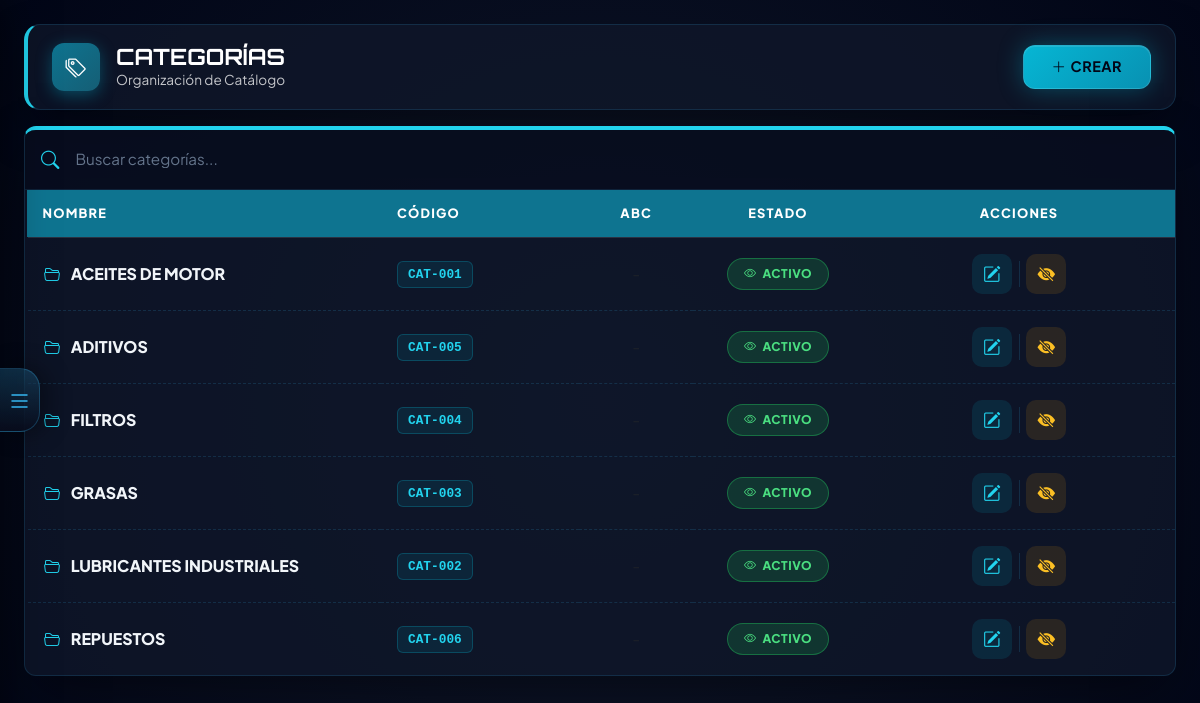
Page /modules/categorias.php (signed in) on the earlier database version.
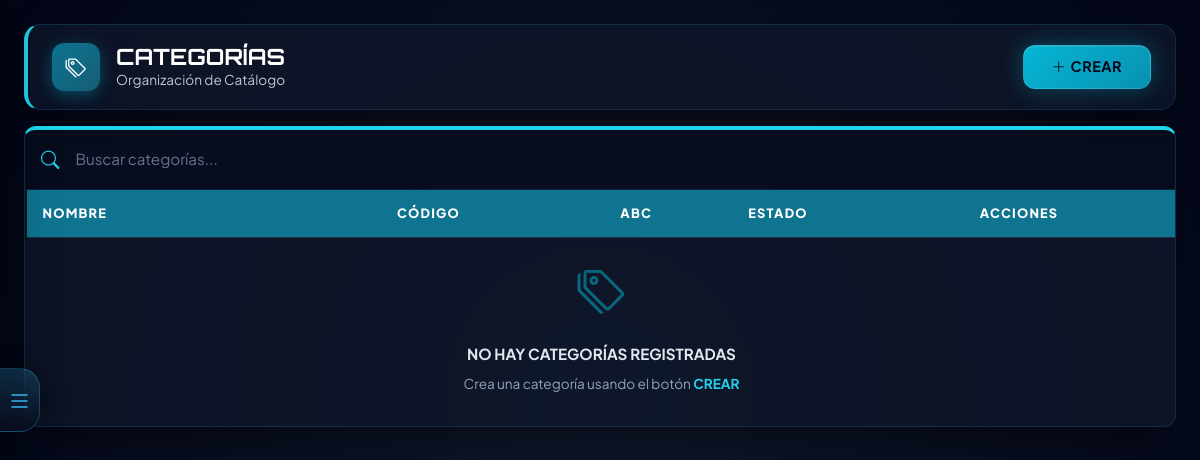
Same page on the later database version.
### tables this page shows
CREATE TABLE `categorias` (
  `id_categoria` int(11) NOT NULL AUTO_INCREMENT,
  `codigo` varchar(20) DEFAULT NULL,
  `nombre` varchar(100) NOT NULL,
  `descripcion` text DEFAULT NULL,
  `parent_id` int(11) DEFAULT NULL,
  `nivel` int(11) DEFAULT 0,
  `ruta` varchar(500) DEFAULT NULL,
  `sku_prefix` varchar(20) DEFAULT NULL,
  `atributos` longtext DEFAULT NULL CHECK (json_valid(`atributos`)),
  `clasificacion_abc` char(1) DEFAULT NULL,
  `cuenta_compra` varchar(20) DEFAULT NULL,
  `cuenta_venta` varchar(20) DEFAULT NULL,
  `iva_porcentaje` decimal(5,2) DEFAULT 0.00,
  `tipo_manejo` varchar(20) DEFAULT 'normal',
  `ubicacion_defecto` varchar(50) DEFAULT NULL,
  `status` enum('Activo','Inactivo') NOT NULL DEFAULT 'Activo',
  PRIMARY KEY (`id_categoria`)
);

### includes/Database.php (called while the page is built, shortened)
<?php
class Database
{
    private static ?self $instance = null;
    private ?mysqli $conn = null;
    public static function getInstance(): self
    {
        if (self::$instance === null) {
            self::$instance = new self();
        }
        return self::$instance;
    }
    public function connect(string $host, string $user, string $pass, string $db): void
    {
        $this->conn = new mysqli($host, $user, $pass, $db);
        $this->conn->set_charset('utf8mb4');
        $this->conn->autocommit(true);
    }
    public function execute(string $sql, array $params = []): mysqli_stmt
    {
        $stmt = $this->conn->prepare($sql);
        if (!empty($params)) {
            $types = '';
            $bindValues = [];
            foreach ($params as $p) {
                if (is_int($p)) {
                    $types .= 'i';
                } elseif (is_float($p)) {
                    $types .= 'd';
                } elseif (is_null($p)) {
                    $types .= 's';
                    $p = null;
                } else {
                    $types .= 's';
                }
                $bindValues[] = $p;
            }
            if (!empty($bindValues)) {
                $stmt->bind_param($types, ...$bindValues);
            }
        }
        if (!$stmt->execute()) {
            throw new RuntimeException('Error ejecutando consulta: ' . $stmt->error);
        }
        return $stmt;
    }
    public function fetchAll(string $sql, array $params = []): array
    {
        $stmt = $this->execute($sql, $params);
        $result = $stmt->get_result();
        $rows = $result->fetch_all(MYSQLI_ASSOC);
        return $rows;
    }
}

### modules/categorias.php (the view, shortened to what this page needs)
<?php
$db = Database::getInstance();
$categorias = $db->fetchAll("SELECT * FROM categorias ORDER BY nombre ASC");
?>
<!DOCTYPE html>
<html lang="es">
<head>
    <?php include '../includes/diseno.php'; ?>
</head>
<body>
    <?php include '../includes/sidebar.php'; ?>
    <div class="main-wrapper" id="mainWrapper">
        <div class="container-fluid px-4 py-4">
            <div class="card-jv d-flex justify-content-between align-items-center flex-wrap gap-2 mb-3" style="padding: 18px 24px; border-left: 4px solid #22d3ee;">
                <div class="d-flex align-items-center gap-3">
                    <div style="width: 48px; height: 48px; border-radius: 12px; background: linear-gradient(135deg, #0e7490, #155e75); display: flex; align-items: center; justify-content: center; box-shadow: 0 4px 16px rgba(6, 182, 212, 0.35);">
                        <i class="bi bi-tags text-white" style="font-size: 1.3rem;"></i>
                    </div>
                    <div>
                        <h1 class="font-brand fw-bold m-0 text-white" style="font-size: 1.4rem;">CATEGORÍAS</h1>
                        <p class="m-0 text-white opacity-75" style="font-size: 0.85rem;">Organización de Catálogo</p>
                    </div>
                </div>
                <div class="d-flex gap-2">
                    <button class="btn-jv-primary pulse-jv" onclick="nuevaCat()" style="padding: 10px 28px; font-size: 0.9rem; border: 1px solid rgba(255,255,255,0.12); box-shadow: 0 0 24px rgba(6, 182, 212, 0.35), inset 0 1px 0 rgba(255,255,255,0.1);">
                        <i class="bi bi-plus-lg me-1"></i>CREAR
                    </button>
                </div>
            </div>
            <div class="card-jv card-jv-table p-0">
                <div class="buscador-wrapper d-flex align-items-center px-3 py-2">
                    <i class="bi bi-search me-2" style="color: #22d3ee; font-size: 1rem;"></i>
                    <input type="text" class="input-jv border-0 bg-transparent py-1" placeholder="Buscar categorías..." id="buscar" onkeyup="filtrar()" style="box-shadow: none; font-size: 0.85rem; padding: 8px 6px;">
                </div>
                <div class="table-responsive">
                    <table class="table-jv mb-0">
                        <thead>
                            <tr>
                                <th style="width: 25%;">NOMBRE</th>
                                <th style="width: 14%;">CÓDIGO</th>
                                <th style="width: 8%;" class="text-center">ABC</th>
                                <th style="width: 12%;" class="text-center">ESTADO</th>
                                <th style="width: 22%;" class="text-center">ACCIONES</th>
                            </tr>
                        </thead>
                        <tbody id="tablaCategorias">
                            <?php if (!empty($categorias)): ?>
                                <?php foreach ($categorias as $row): ?>
                                    <tr data-nombre="<?php echo strtolower(htmlspecialchars($row['nombre'])); ?>" data-codigo="<?php echo strtolower(htmlspecialchars($row['codigo'] ?? '')); ?>">
                                        <td>
                                            <i class="bi bi-folder2-open me-2" style="color: #22d3ee; font-size: 1rem;"></i>
                                            <span class="cat-nombre text-uppercase"><?php echo htmlspecialchars($row['nombre']); ?></span>
                                        </td>
                                        <td>
                                            <span class="codigo-badge"><?php echo htmlspecialchars($row['codigo'] ?? '—'); ?></span>
                                        </td>
                                        <td class="text-center">
                                            <?php if ($row['clasificacion_abc']): ?>
                                                <span class="abc-badge abc-<?php echo strtolower($row['clasificacion_abc']); ?>"><?php echo $row['clasificacion_abc']; ?></span>
                                            <?php else: ?>
                                                <span class="text-muted">-</span>
                                            <?php endif; ?>
                                        </td>
                                        <td class="text-center">
                                            <span class="badge-jv <?php echo ($row['status'] == 'Activo') ? 'badge-success' : 'badge-danger'; ?>">
                                                <i class="bi bi-<?php echo ($row['status'] == 'Activo') ? 'eye' : 'eye-off'; ?>"></i>
                                                <?php echo strtoupper($row['status']); ?>
                                            </span>
                                        </td>
                                        <td class="text-center">
                                            <button class="btn-action btn-action-edit btn btn-sm border-0 me-1" onclick='editarCat(<?php echo json_encode($row); ?>)' title="Editar">
                                                <i class="bi bi-pencil-square" style="color: #22d3ee; font-size: 0.85rem;"></i>
                                            </button>
                                            <?php if ($row['status'] == 'Activo'): ?>
                                                <button class="btn-action btn-action-toggle btn btn-sm border-0 ms-1" onclick="confirmarToggle(<?php echo $row['id_categoria']; ?>, '<?php echo htmlspecialchars($row['nombre']); ?>', 'desactivar')" title="Desactivar">
                                                    <i class="bi bi-eye-slash-fill" style="color: #fbbf24; font-size: 0.85rem;"></i>
                                                </button>
                                            <?php endif; ?>
                                        </td>
                                    </tr>
                                <?php endforeach; ?>
                            <?php else: ?>
                                <tr>
                                    <td colspan="5" class="text-center py-5">
                                        <i class="bi bi-tags d-block mb-3 mx-auto" style="font-size: 3rem; color: rgba(6, 182, 212, 0.5);"></i>
                                        <span class="text-uppercase" style="color: #e2e8f0; font-weight: 700; font-size: 0.95rem;">No hay categorías registradas</span>
                                        <p class="mt-2" style="color: #94a3b8; font-size: 0.85rem;">Crea una categoría usando el botón <strong style="color: #22d3ee;">CREAR</strong></p>
                                    </td>
                                </tr>
                            <?php endif; ?>
                        </tbody>
                    </table>
                </div>
            </div>
        </div>
</body>
</html>

### includes/diseno.php (shortened to what this page needs)
<?php
$base_assets = (basename(dirname($_SERVER['PHP_SELF'])) === 'modules') ? '../assets/' : 'assets/';
?>
<link rel="stylesheet" href="<?php echo $base_assets; ?>css/bootstrap.min.css?v=2">
<link rel="stylesheet" href="<?php echo $base_assets; ?>css/bootstrap-icons.css?v=2">

### includes/sidebar.php (shortened to what this page needs)
<button class="sidebar-toggle-btn" id="sidebarToggle" title="Abrir/Cerrar Menú">
    <i class="bi bi-list"></i>
</button>

### includes/diseno.php (style rules this page uses)
:root { --jv-cyan: #06b6d4; --jv-cyan-light: #22d3ee; --jv-cyan-dark: #0891b2; --jv-verde: #14b8a6; --jv-verde-light: #2dd4bf; --jv-bg-primary: #020617; --jv-bg-secondary: #0f172a; --jv-bg-card: rgba(15, 23, 42, 0.8); --jv-bg-card-light: rgba(30, 41, 59, 0.5); --jv-text-primary: #f8fafc; --jv-text-secondary: #94a3b8; --jv-text-muted: #64748b; --jv-success: #22c55e; --jv-warning: #f59e0b; --jv-danger: #ef4444; --jv-info: #3b82f6; --jv-border: rgba(56, 189, 248, 0.15); --jv-border-hover: rgba(56, 189, 248, 0.4); --jv-shadow: 0 20px 50px -12px rgba(0, 0, 0, 0.5); --jv-shadow-sm: 0 4px 15px -5px rgba(0, 0, 0, 0.3); --jv-font-main: 'Plus Jakarta Sans', -apple-system, BlinkMacSystemFont, 'Segoe UI', sans-serif; --jv-font-brand: 'Orbitron', 'Courier New', monospace; --jv-radius-sm: 8px; --jv-radius: 12px; --jv-radius-lg: 16px; --jv-radius-xl: 24px; }
*, *::before, *::after { box-sizing: border-box; }
body { background: radial-gradient(circle at center, var(--jv-bg-secondary) 0%, var(--jv-bg-primary) 100%); color: var(--jv-text-primary); font-family: var(--jv-font-main); min-height: 100vh; margin: 0; }
.btn-jv-primary { background: linear-gradient(135deg, var(--jv-cyan) 0%, var(--jv-cyan-dark) 100%); color: var(--jv-bg-primary); border: none; border-radius: var(--jv-radius); padding: 10px 24px; font-weight: 700; font-size: 0.85rem; letter-spacing: 0.5px; transition: all 0.3s ease; box-shadow: var(--jv-shadow-sm); }
.card-jv { background: var(--jv-bg-card); border: 1px solid var(--jv-border); border-radius: var(--jv-radius-lg); padding: 24px; box-shadow: var(--jv-shadow); }
.input-jv { background: var(--jv-bg-primary); border: 1px solid rgba(255, 255, 255, 0.1); color: var(--jv-text-primary); border-radius: var(--jv-radius); padding: 12px 16px; transition: all 0.3s ease; width: 100%; }
.input-jv::placeholder { color: var(--jv-text-muted); opacity: 1; }
.table-jv { color: var(--jv-text-primary); width: 100%; }
.table-jv thead th { color: var(--jv-cyan); font-size: 0.7rem; text-transform: uppercase; letter-spacing: 1.5px; padding: 18px 16px; background: rgba(6, 182, 212, 0.05); border: none; font-weight: 700; }
.table-jv tbody td { padding: 16px; border-bottom: 1px solid rgba(96, 165, 250, 0.08); vertical-align: middle; }
.font-brand { font-family: var(--jv-font-brand); }
.pulse-jv { animation: pulse-animation 2s ease-in-out infinite; }
.badge-jv { background: rgba(6, 182, 212, 0.1); color: var(--jv-cyan); border: 1px solid rgba(6, 182, 212, 0.3); padding: 6px 14px; border-radius: 50px; font-size: 0.7rem; font-weight: 700; letter-spacing: 0.5px; text-transform: uppercase; }
.badge-success { background: rgba(34, 197, 94, 0.1); color: var(--jv-success); border-color: rgba(34, 197, 94, 0.3); }

### includes/sidebar.php (style rules this page uses)
.main-wrapper { margin-left: 0; transition: margin-left 0.2s ease-out; min-height: 100vh; }
.sidebar-toggle-btn { position: fixed; left: 0; top: 50%; transform: translateY(-50%); width: 40px; height: 64px; background: linear-gradient(180deg, rgba(56, 189, 248, 0.2) 0%, rgba(8, 12, 28, 0.95) 100%); backdrop-filter: blur(25px); border: 1px solid rgba(56, 189, 248, 0.25); border-left: none; border-radius: 0 20px 20px 0; color: #38bdf8; cursor: pointer; z-index: 1001; display: flex; align-items: center; justify-content: center; transition: all 0.3s ease; box-shadow: 6px 0 25px rgba(0, 0, 0, 0.4); }
.sidebar-toggle-btn i { font-size: 1.5rem; transition: transform 0.3s ease; }

Differences in the rows shown:
removed categorias: nombre "ACEITES DE MOTOR", codigo "CAT-001", status "ACTIVO"
removed categorias: nombre "ADITIVOS", codigo "CAT-005", status "ACTIVO"
removed categorias: nombre "FILTROS", codigo "CAT-004", status "ACTIVO"
removed categorias: nombre "GRASAS", codigo "CAT-003", status "ACTIVO"
removed categorias: nombre "LUBRICANTES INDUSTRIALES", codigo "CAT-002", status "ACTIVO"
removed categorias: nombre "REPUESTOS", codigo "CAT-006", status "ACTIVO"
Other differences:
text now shown: "NO HAY CATEGORÍAS REGISTRADAS Crea una categoría usando el botón CREAR"
